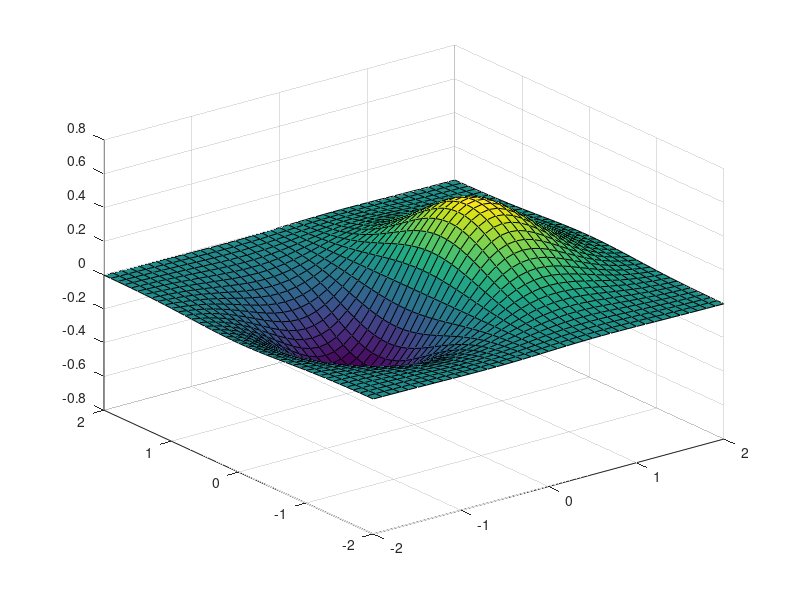
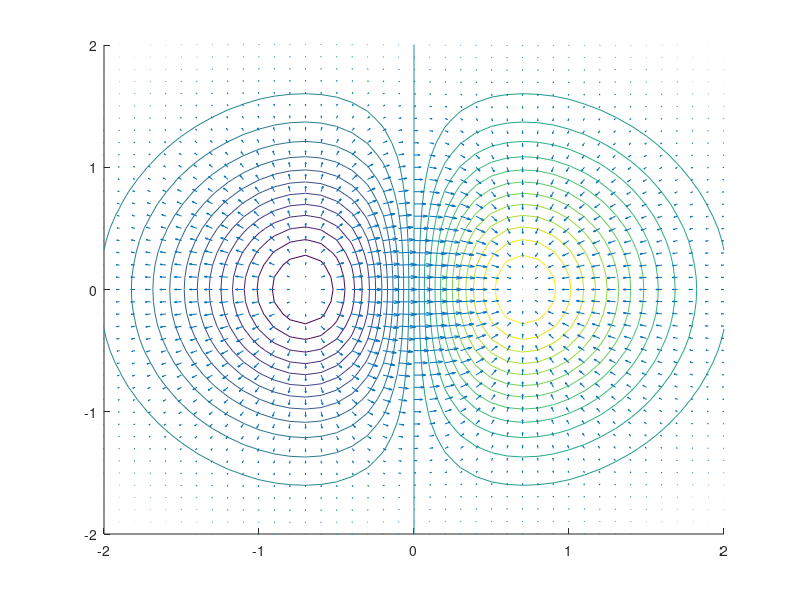

Reproduce these figures in MATLAB, in order.
% Script para graficar funcion de R2 en R y su gradiente
% en distintos puntos de su dominio

x = -2:.1:2;
y = -2:.1:2;
[X,Y] = meshgrid(x,y);
Z = X.*exp(-X.^2-Y.^2);
surf(X,Y,Z);

% Grafico de funcion
figure()
hold on
contour(X,Y,Z,25)

% funcion matlab para determinar gradiente de f en puntos de su dominio
[u,v] = gradient(Z);

% observar que el gradiente es perpendicular a curvas de nivel.
% El valor de f(x) es constante cuando x pertenece a una curva de nivel de
% f, tiene que ocurrir entonces que la derivada direccional de 
% f a lo largo de una curva de nivel sea 0.
% Esto debido a que la derivada direccional 
% de una funcion a lo largo de una curva mide la razon de cambio
% de la funcion a lo largo de esa curva y a lo largo de una curva 
% de nivel f no cambia.
% Dado que la derivada direccional es el producto interior entre el
% gradiente y el vector direccion, que esta sea cero significa que el
% gradiente es ortogonal al vector tangente a la curva de nivel
quiver(x,y,5*u,5*v);

